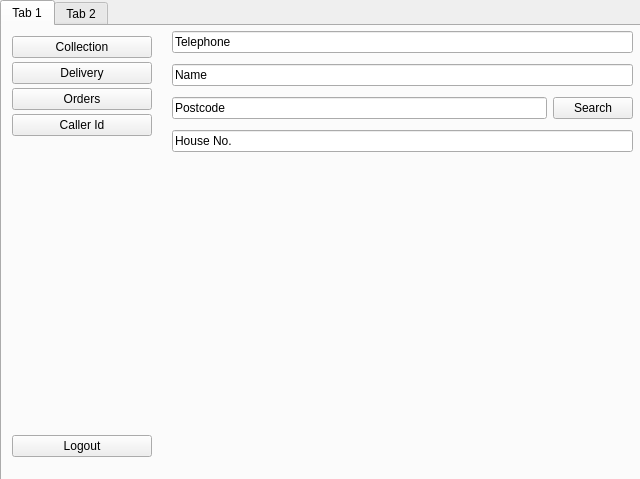
<?xml version="1.0" encoding="UTF-8"?>
<ui version="4.0">
 <class>GPOS</class>
 <widget class="QMainWindow" name="GPOS">
  <property name="geometry">
   <rect>
    <x>0</x>
    <y>0</y>
    <width>640</width>
    <height>479</height>
   </rect>
  </property>
  <property name="windowTitle">
   <string>MainWindow</string>
  </property>
  <widget class="QWidget" name="centralwidget">
   <widget class="QTabWidget" name="Takeaway_2">
    <property name="geometry">
     <rect>
      <x>0</x>
      <y>0</y>
      <width>641</width>
      <height>481</height>
     </rect>
    </property>
    <property name="whatsThis">
     <string>&lt;html&gt;&lt;head/&gt;&lt;body&gt;&lt;p&gt;&lt;span style=&quot; font-size:16pt; font-weight:600;&quot;&gt;Takeaway&lt;/span&gt;&lt;/p&gt;&lt;/body&gt;&lt;/html&gt;</string>
    </property>
    <property name="currentIndex">
     <number>0</number>
    </property>
    <widget class="QWidget" name="Takeaway">
     <property name="minimumSize">
      <size>
       <width>631</width>
       <height>0</height>
      </size>
     </property>
     <attribute name="title">
      <string>Tab 1</string>
     </attribute>
     <widget class="QWidget" name="verticalLayoutWidget">
      <property name="geometry">
       <rect>
        <x>0</x>
        <y>0</y>
        <width>160</width>
        <height>441</height>
       </rect>
      </property>
      <layout class="QVBoxLayout" name="verticalLayout">
       <property name="spacing">
        <number>4</number>
       </property>
       <property name="sizeConstraint">
        <enum>QLayout::SetDefaultConstraint</enum>
       </property>
       <property name="leftMargin">
        <number>10</number>
       </property>
       <property name="topMargin">
        <number>10</number>
       </property>
       <property name="rightMargin">
        <number>10</number>
       </property>
       <property name="bottomMargin">
        <number>10</number>
       </property>
       <item>
        <widget class="QPushButton" name="collectionButton">
         <property name="text">
          <string>Collection</string>
         </property>
        </widget>
       </item>
       <item>
        <widget class="QPushButton" name="pushButton_3">
         <property name="text">
          <string>Delivery</string>
         </property>
        </widget>
       </item>
       <item>
        <widget class="QPushButton" name="pushButton_2">
         <property name="text">
          <string>Orders</string>
         </property>
        </widget>
       </item>
       <item>
        <widget class="QPushButton" name="pushButton_5">
         <property name="text">
          <string>Caller Id</string>
         </property>
        </widget>
       </item>
       <item>
        <spacer name="verticalSpacer">
         <property name="orientation">
          <enum>Qt::Vertical</enum>
         </property>
         <property name="sizeHint" stdset="0">
          <size>
           <width>20</width>
           <height>40</height>
          </size>
         </property>
        </spacer>
       </item>
       <item>
        <widget class="QPushButton" name="pushButton">
         <property name="text">
          <string>Logout</string>
         </property>
        </widget>
       </item>
      </layout>
     </widget>
     <widget class="QWidget" name="verticalLayoutWidget_2">
      <property name="geometry">
       <rect>
        <x>170</x>
        <y>0</y>
        <width>461</width>
        <height>134</height>
       </rect>
      </property>
      <layout class="QVBoxLayout" name="verticalLayout_2">
       <item>
        <widget class="QLineEdit" name="lineEdit">
         <property name="text">
          <string>Telephone</string>
         </property>
        </widget>
       </item>
       <item>
        <widget class="QLineEdit" name="lineEdit_2">
         <property name="text">
          <string>Name</string>
         </property>
        </widget>
       </item>
       <item>
        <layout class="QHBoxLayout" name="horizontalLayout">
         <property name="sizeConstraint">
          <enum>QLayout::SetMinAndMaxSize</enum>
         </property>
         <item>
          <widget class="QLineEdit" name="lineEdit_3">
           <property name="text">
            <string>Postcode</string>
           </property>
          </widget>
         </item>
         <item>
          <widget class="QPushButton" name="pushButton_4">
           <property name="text">
            <string>Search</string>
           </property>
          </widget>
         </item>
        </layout>
       </item>
       <item>
        <widget class="QLineEdit" name="lineEdit_4">
         <property name="text">
          <string>House No.</string>
         </property>
        </widget>
       </item>
      </layout>
     </widget>
    </widget>
    <widget class="QWidget" name="Restaurant">
     <attribute name="title">
      <string>Tab 2</string>
     </attribute>
     <widget class="QTableView" name="tableView_2">
      <property name="geometry">
       <rect>
        <x>-5</x>
        <y>-9</y>
        <width>641</width>
        <height>461</height>
       </rect>
      </property>
     </widget>
     <widget class="QWidget" name="gridLayoutWidget">
      <property name="geometry">
       <rect>
        <x>0</x>
        <y>0</y>
        <width>631</width>
        <height>441</height>
       </rect>
      </property>
      <layout class="QGridLayout" name="gridLayout">
       <item row="2" column="0" alignment="Qt::AlignHCenter">
        <widget class="QLabel" name="label_9">
         <property name="text">
          <string>&lt;html&gt;&lt;head/&gt;&lt;body&gt;&lt;p&gt;&lt;span style=&quot; font-size:14pt; font-weight:600;&quot;&gt; Table 9&lt;/span&gt;&lt;/p&gt;&lt;/body&gt;&lt;/html&gt;</string>
         </property>
        </widget>
       </item>
       <item row="2" column="3" alignment="Qt::AlignHCenter">
        <widget class="QLabel" name="label_12">
         <property name="text">
          <string>&lt;html&gt;&lt;head/&gt;&lt;body&gt;&lt;p&gt;&lt;span style=&quot; font-size:14pt; font-weight:600;&quot;&gt; Table 12&lt;/span&gt;&lt;/p&gt;&lt;/body&gt;&lt;/html&gt;</string>
         </property>
        </widget>
       </item>
       <item row="0" column="2" alignment="Qt::AlignHCenter">
        <widget class="QLabel" name="label_5">
         <property name="text">
          <string>&lt;html&gt;&lt;head/&gt;&lt;body&gt;&lt;p&gt;&lt;span style=&quot; font-size:14pt; font-weight:600;&quot;&gt; Table 3&lt;/span&gt;&lt;/p&gt;&lt;/body&gt;&lt;/html&gt;</string>
         </property>
        </widget>
       </item>
       <item row="1" column="3" alignment="Qt::AlignHCenter">
        <widget class="QLabel" name="label_8">
         <property name="text">
          <string>&lt;html&gt;&lt;head/&gt;&lt;body&gt;&lt;p&gt;&lt;span style=&quot; font-size:14pt; font-weight:600;&quot;&gt; Table 8&lt;/span&gt;&lt;/p&gt;&lt;/body&gt;&lt;/html&gt;</string>
         </property>
        </widget>
       </item>
       <item row="7" column="1" alignment="Qt::AlignHCenter">
        <widget class="QLabel" name="label_16">
         <property name="text">
          <string>&lt;html&gt;&lt;head/&gt;&lt;body&gt;&lt;p&gt;&lt;span style=&quot; font-size:14pt; font-weight:600;&quot;&gt;Table 18&lt;/span&gt;&lt;/p&gt;&lt;/body&gt;&lt;/html&gt;</string>
         </property>
        </widget>
       </item>
       <item row="2" column="1" alignment="Qt::AlignHCenter">
        <widget class="QLabel" name="label_10">
         <property name="text">
          <string>&lt;html&gt;&lt;head/&gt;&lt;body&gt;&lt;p&gt;&lt;span style=&quot; font-size:14pt; font-weight:600;&quot;&gt; Table 10&lt;/span&gt;&lt;/p&gt;&lt;/body&gt;&lt;/html&gt;</string>
         </property>
        </widget>
       </item>
       <item row="2" column="2" alignment="Qt::AlignHCenter">
        <widget class="QLabel" name="label_11">
         <property name="text">
          <string>&lt;html&gt;&lt;head/&gt;&lt;body&gt;&lt;p&gt;&lt;span style=&quot; font-size:14pt; font-weight:600;&quot;&gt; Table 11&lt;/span&gt;&lt;/p&gt;&lt;/body&gt;&lt;/html&gt;</string>
         </property>
        </widget>
       </item>
       <item row="1" column="0" alignment="Qt::AlignHCenter">
        <widget class="QLabel" name="label_2">
         <property name="text">
          <string>&lt;html&gt;&lt;head/&gt;&lt;body&gt;&lt;p&gt;&lt;span style=&quot; font-size:14pt; font-weight:600;&quot;&gt; Table 5&lt;/span&gt;&lt;/p&gt;&lt;/body&gt;&lt;/html&gt;</string>
         </property>
        </widget>
       </item>
       <item row="0" column="0" alignment="Qt::AlignHCenter">
        <widget class="QLabel" name="label">
         <property name="text">
          <string>&lt;html&gt;&lt;head/&gt;&lt;body&gt;&lt;p&gt;&lt;span style=&quot; font-size:14pt; font-weight:600;&quot;&gt;Table 1&lt;/span&gt;&lt;/p&gt;&lt;/body&gt;&lt;/html&gt;</string>
         </property>
        </widget>
       </item>
       <item row="1" column="2" alignment="Qt::AlignHCenter">
        <widget class="QLabel" name="label_6">
         <property name="text">
          <string>&lt;html&gt;&lt;head/&gt;&lt;body&gt;&lt;p&gt;&lt;span style=&quot; font-size:14pt; font-weight:600;&quot;&gt; Table 7&lt;/span&gt;&lt;/p&gt;&lt;/body&gt;&lt;/html&gt;</string>
         </property>
        </widget>
       </item>
       <item row="0" column="3" alignment="Qt::AlignHCenter">
        <widget class="QLabel" name="label_7">
         <property name="text">
          <string>&lt;html&gt;&lt;head/&gt;&lt;body&gt;&lt;p&gt;&lt;span style=&quot; font-size:14pt; font-weight:600;&quot;&gt; Table 4&lt;/span&gt;&lt;/p&gt;&lt;/body&gt;&lt;/html&gt;</string>
         </property>
        </widget>
       </item>
       <item row="4" column="1" alignment="Qt::AlignHCenter">
        <widget class="QLabel" name="label_15">
         <property name="text">
          <string>&lt;html&gt;&lt;head/&gt;&lt;body&gt;&lt;p&gt;&lt;span style=&quot; font-size:14pt; font-weight:600;&quot;&gt; Table 15&lt;/span&gt;&lt;/p&gt;&lt;/body&gt;&lt;/html&gt;</string>
         </property>
        </widget>
       </item>
       <item row="0" column="1" alignment="Qt::AlignHCenter">
        <widget class="QLabel" name="label_3">
         <property name="text">
          <string>&lt;html&gt;&lt;head/&gt;&lt;body&gt;&lt;p&gt;&lt;span style=&quot; font-size:14pt; font-weight:600;&quot;&gt;Table 2&lt;/span&gt;&lt;/p&gt;&lt;/body&gt;&lt;/html&gt;</string>
         </property>
        </widget>
       </item>
       <item row="1" column="1" alignment="Qt::AlignHCenter">
        <widget class="QLabel" name="label_4">
         <property name="text">
          <string>&lt;html&gt;&lt;head/&gt;&lt;body&gt;&lt;p&gt;&lt;span style=&quot; font-size:14pt; font-weight:600;&quot;&gt; Table 6&lt;/span&gt;&lt;/p&gt;&lt;/body&gt;&lt;/html&gt;</string>
         </property>
        </widget>
       </item>
       <item row="4" column="0" alignment="Qt::AlignHCenter">
        <widget class="QLabel" name="label_14">
         <property name="text">
          <string>&lt;html&gt;&lt;head/&gt;&lt;body&gt;&lt;p&gt;&lt;span style=&quot; font-size:14pt; font-weight:600;&quot;&gt; Table 14&lt;/span&gt;&lt;/p&gt;&lt;/body&gt;&lt;/html&gt;</string>
         </property>
        </widget>
       </item>
       <item row="4" column="2" alignment="Qt::AlignHCenter">
        <widget class="QLabel" name="label_13">
         <property name="text">
          <string>&lt;html&gt;&lt;head/&gt;&lt;body&gt;&lt;p&gt;&lt;span style=&quot; font-size:14pt; font-weight:600;&quot;&gt; Table 13&lt;/span&gt;&lt;/p&gt;&lt;/body&gt;&lt;/html&gt;</string>
         </property>
        </widget>
       </item>
       <item row="4" column="3" alignment="Qt::AlignHCenter">
        <widget class="QLabel" name="label_17">
         <property name="text">
          <string>&lt;html&gt;&lt;head/&gt;&lt;body&gt;&lt;p&gt;&lt;span style=&quot; font-size:14pt; font-weight:600;&quot;&gt; Table 16&lt;/span&gt;&lt;/p&gt;&lt;/body&gt;&lt;/html&gt;</string>
         </property>
        </widget>
       </item>
       <item row="7" column="0" alignment="Qt::AlignHCenter">
        <widget class="QLabel" name="label_18">
         <property name="text">
          <string>&lt;html&gt;&lt;head/&gt;&lt;body&gt;&lt;p&gt;&lt;span style=&quot; font-size:14pt; font-weight:600;&quot;&gt;Table 17&lt;/span&gt;&lt;/p&gt;&lt;/body&gt;&lt;/html&gt;</string>
         </property>
        </widget>
       </item>
       <item row="7" column="2" alignment="Qt::AlignHCenter">
        <widget class="QLabel" name="label_19">
         <property name="text">
          <string>&lt;html&gt;&lt;head/&gt;&lt;body&gt;&lt;p&gt;&lt;span style=&quot; font-size:14pt; font-weight:600;&quot;&gt;Table 19&lt;/span&gt;&lt;/p&gt;&lt;/body&gt;&lt;/html&gt;</string>
         </property>
        </widget>
       </item>
       <item row="7" column="3" alignment="Qt::AlignHCenter">
        <widget class="QLabel" name="label_20">
         <property name="text">
          <string>&lt;html&gt;&lt;head/&gt;&lt;body&gt;&lt;p&gt;&lt;span style=&quot; font-size:14pt; font-weight:600;&quot;&gt;Table 20&lt;/span&gt;&lt;/p&gt;&lt;/body&gt;&lt;/html&gt;</string>
         </property>
        </widget>
       </item>
      </layout>
     </widget>
    </widget>
   </widget>
  </widget>
 </widget>
 <resources/>
 <connections/>
</ui>
